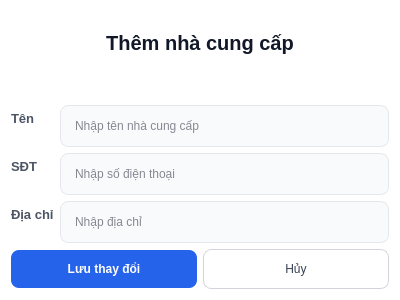
<?xml version="1.0" encoding="UTF-8"?>
<ui version="4.0">
 <class>Dialog</class>
 <widget class="QDialog" name="Dialog">
  <property name="geometry">
   <rect>
    <x>0</x>
    <y>0</y>
    <width>400</width>
    <height>300</height>
   </rect>
  </property>
  <property name="windowTitle">
   <string>Dialog</string>
  </property>
  <property name="styleSheet">
   <string notr="true">/* 1. Tổng thể Cửa sổ Dialog */
QDialog {
    background-color: #ffffff;
    font-family: &quot;Inter&quot;, &quot;Segoe UI&quot;, sans-serif;
}

/* 2. Tiêu đề chính (Thêm nhà cung cấp) */
QLabel#lblTitleThemNCC {
    font-size: 20px;
    font-weight: 700; /* Bold */
    color: #111827;   /* Đen tuyền */
    padding-bottom: 10px;
    margin-bottom: 15px;
}

/* 3. Nhãn thuộc tính trong Form (Tên, SĐT, Địa chỉ) */
QLabel#lblTenNCC, QLabel#lblSDTNCC, QLabel#lblDiaChiNCC {
    font-size: 13px;
    font-weight: 600; /* Semi-bold */
    color: #4b5563;   /* Xám đậm */
}

/* 4. Các ô nhập liệu (Inputs) */
QLineEdit {
    background-color: #f9fafb; /* Nền xám nhạt */
    border: 1px solid #e5e7eb; /* Viền mảnh */
    border-radius: 8px;        /* Bo góc 8px */
    padding: 10px 12px;
    color: #111827;
    min-height: 20px;
}

/* Hiệu ứng khi người dùng click vào ô nhập liệu */
QLineEdit:focus {
    border: 2px solid #2563eb; /* Viền xanh dương thương hiệu */
    background-color: #ffffff;
}

/* 5. Nút bấm chức năng (Footer Buttons) */

/* Nút LƯU (Màu xanh dương) */
QPushButton#btnLuu {
    background-color: #2563eb;
    color: #ffffff;
    font-weight: 700;
    border-radius: 8px;
    padding: 12px 24px;
    min-width: 120px;
}

QPushButton#btnLuu:hover {
    background-color: #1d4ed8; /* Màu đậm hơn khi hover */
}

/* Nút HỦY (Trắng viền xám) */
QPushButton#btnHuy {
    background-color: #ffffff;
    color: #374151;
    border: 1px solid #d1d5db;
    border-radius: 8px;
    padding: 12px 24px;
}

QPushButton#btnHuy:hover {
    background-color: #f3f4f6;
}</string>
  </property>
  <layout class="QVBoxLayout" name="verticalLayout">
   <item>
    <widget class="QLabel" name="lblTitleThemNCC">
     <property name="text">
      <string>Thêm nhà cung cấp</string>
     </property>
     <property name="alignment">
      <set>Qt::AlignCenter</set>
     </property>
    </widget>
   </item>
   <item>
    <layout class="QFormLayout" name="formLayout">
     <item row="0" column="0">
      <widget class="QLabel" name="lblTenNCC">
       <property name="text">
        <string>Tên</string>
       </property>
      </widget>
     </item>
     <item row="1" column="0">
      <widget class="QLabel" name="lblSDTNCC">
       <property name="text">
        <string>SĐT</string>
       </property>
      </widget>
     </item>
     <item row="2" column="0">
      <widget class="QLabel" name="lblDiaChiNCC">
       <property name="text">
        <string>Địa chỉ</string>
       </property>
      </widget>
     </item>
     <item row="0" column="1">
      <widget class="QLineEdit" name="txtTenNCC">
       <property name="placeholderText">
        <string>Nhập tên nhà cung cấp</string>
       </property>
      </widget>
     </item>
     <item row="2" column="1">
      <widget class="QLineEdit" name="txtDiaChiNCC">
       <property name="placeholderText">
        <string>Nhập địa chỉ</string>
       </property>
      </widget>
     </item>
     <item row="1" column="1">
      <widget class="QLineEdit" name="txtSDTNCC">
       <property name="placeholderText">
        <string>Nhập số điện thoại</string>
       </property>
      </widget>
     </item>
    </layout>
   </item>
   <item>
    <layout class="QHBoxLayout" name="horizontalLayout">
     <item>
      <widget class="QPushButton" name="btnLuu">
       <property name="text">
        <string>Lưu thay đổi</string>
       </property>
      </widget>
     </item>
     <item>
      <widget class="QPushButton" name="btnHuy">
       <property name="text">
        <string>Hủy</string>
       </property>
      </widget>
     </item>
    </layout>
   </item>
  </layout>
 </widget>
 <resources/>
 <connections/>
</ui>
